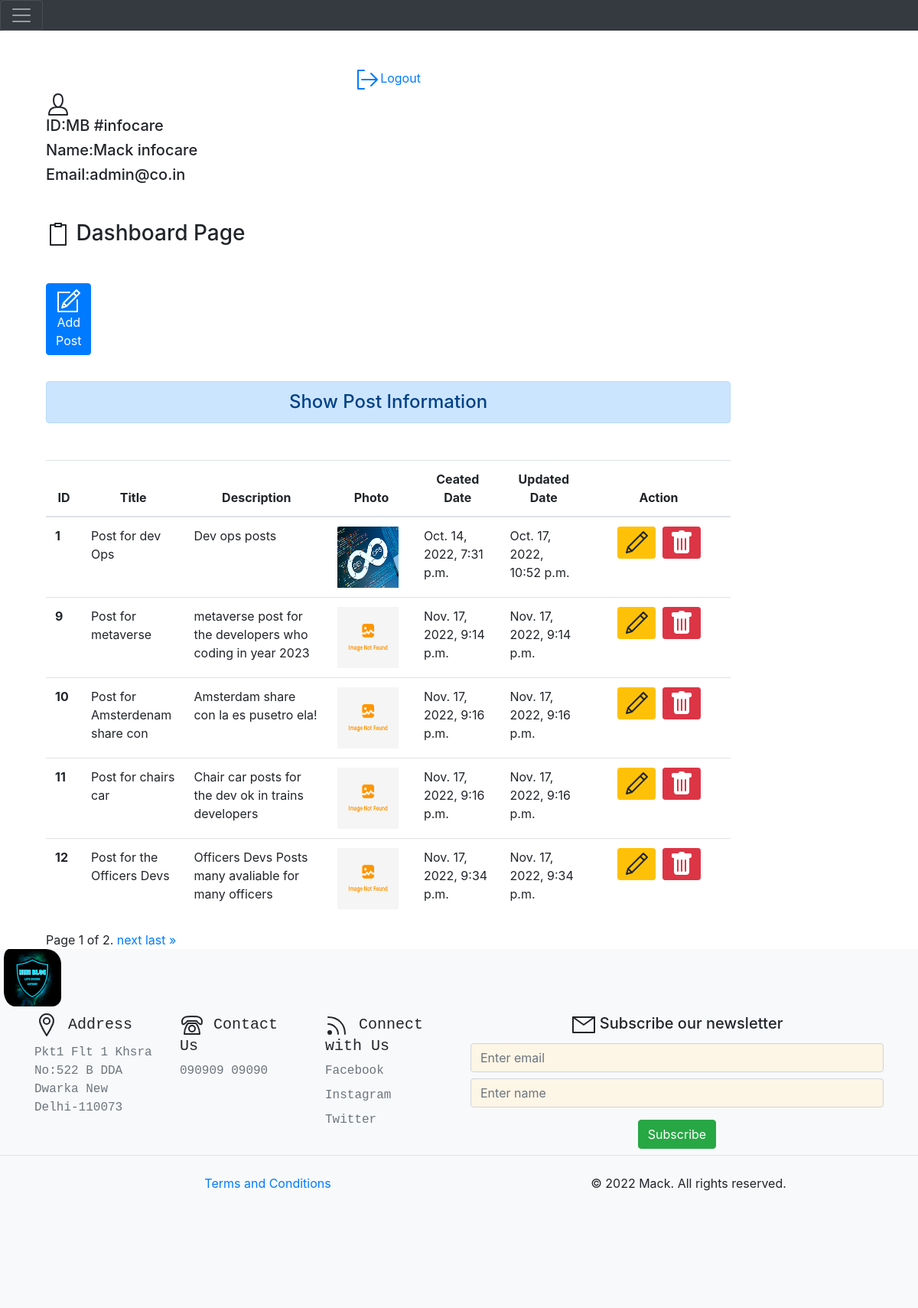
The page /dashboard/ (signed in) on the database its author committed.
### blog/models.py (models this page shows, shortened)
class Post(models.Model):
    title = models.CharField(max_length=500)
    description = models.TextField(max_length=500)
    photo = models.ImageField(upload_to='static/images/',blank=True)
    created_at = models.DateTimeField(auto_now_add=True)
    updated_at = models.DateTimeField(auto_now=True)
    class Meta:
        verbose_name = 'Post'
        verbose_name_plural = 'Post'

class Footer(models.Model):
    address = models.TextField(max_length=500)
    contact = PhoneNumberField(blank=True,null=True)
    facebook_link = models.URLField(blank=True,null=True)
    instagram_link = models.URLField(blank=True,null=True)
    twitter_link = models.URLField(blank=True,null=True)
    class Meta:
        verbose_name = 'Footer'
        verbose_name_plural = 'Footer'

### blog/views.py (the view)
# urls.py: path('dashboard/', views.dashboard, name="dashboard"),
def dashboard(request):
    footer = Footer.objects.filter().first()
    if request.user.is_authenticated:
        posts = Post.objects.all()
        paginator = Paginator(posts, 5)
        page_number = request.GET.get('page')
        page_obj = paginator.get_page(page_number)
        user = request.user
        full_name = user.get_full_name()
        email = user.email
        gps = user.groups.all()
        short_name = user.last_name
        def fun(short_name):
            return('#'+short_name)
        return render(request, 'blog/dashboard.html', {'posts': page_obj, 'full_name': full_name, 'groups': gps, 'email': email, 'page_obj': page_obj,'last_name':fun(short_name),'footer':footer})
    else:
        return HttpResponseRedirect('/login/')

### blog/templates/blog/dashboard.html (shortened to what this page needs)
{% extends 'blog/base.html' %}
{% load  static %}
{% block side %}
<div class="col-sm-10">
  <div align="center">
    <a href="{% url 'logout'%}"><svg id="i-signout" xmlns="http://www.w3.org/2000/svg" viewBox="0 0 32 32" width="32" height="32" fill="none" stroke="currentcolor" stroke-linecap="round" stroke-linejoin="round" stroke-width="2">
      <path d="M28 16 L8 16 M20 8 L28 16 20 24 M11 28 L3 28 3 4 11 4" />
    </svg>Logout</a>
  </div>
  <div class="col-sm-2" style="display: contents;>
    <h4 class="my-5">
    <h5>ID:MB {{last_name}}</h5>
    <h5>Name:{{full_name}}</h5>
    <h5>Email:{{email}}</h5>
  </div>
{% endblock side %}
{% block content%}
    <h3 class="my-5"><svg id="i-clipboard" xmlns="http://www.w3.org/2000/svg" viewBox="0 0 32 32" width="32" height="32" fill="none" stroke="currentcolor" stroke-linecap="round" stroke-linejoin="round" stroke-width="2">
      <path d="M12 2 L12 6 20 6 20 2 12 2 Z M11 4 L6 4 6 30 26 30 26 4 21 4" />
  </svg> Dashboard Page</h3>
    <div class="animate">
    <a href="{% url 'add_post'%}" class="btn btn-primary"><svg id="i-compose" xmlns="http://www.w3.org/2000/svg" viewBox="0 0 32 32" width="32" height="32" fill="none" stroke="currentcolor" stroke-linecap="round" stroke-linejoin="round" stroke-width="2">
      <path d="M27 15 L27 30 2 30 2 5 17 5 M30 6 L26 2 9 19 7 25 13 23 Z M22 6 L26 10 Z M9 19 L13 23 Z" />
  </svg> Add Post</a>
  </div>
  <br></br>
    <h4 class="text-center alert alert-primary my-5">Show Post Information</h4>
    {% if posts %}
    <div style="overflow-x:auto;">
    <table class="table table-hover ">
      <thead>
        <tr class="text-center">
          <th scope="col" style="width:5%">ID</th>
          <th scope="col" style="width:12%">Title</th>
          <th scope="col" style="width:20%">Description</th>
          <th scope="col" style="width:12%">Photo</th>
          <th scope="col" style="width:12%">Ceated Date</th>
          <th scope="col" style="width:12%">Updated Date</th>
          <th scope="col" style="width:20%">Action</th>
        </tr>
      </thead>
      <tbody>
        {% if page_obj %}
        {% for post in posts %}
        <tr>
          <th scope="row">{{post.id}}</th>
          <td>{{post.title}}</td>
          <td>{{post.description}}</td>
          {% if post.photo %}
          <td><img src="{{post.photo.url}}" alt="no image found" height=80 width=80></img></td>
          {% else %}
          <td><img src="/static/images/image_not.png" alt="" height=80 width=80></img></td>
          {% endif %}
          <td>{{post.created_at}}</td>
          <td>{{post.updated_at}}</td>
          <td class="text-center">
            <a href="{% url 'update_post' post.id %}" class="btn btn-warning btn-sm"><svg id="i-edit" xmlns="http://www.w3.org/2000/svg" viewBox="0 0 32 32" width="32" height="32" fill="none" stroke="currentcolor" stroke-linecap="round" stroke-linejoin="round" stroke-width="2">
              <path d="M30 7 L25 2 5 22 3 29 10 27 Z M21 6 L26 11 Z M5 22 L10 27 Z" />
          </svg></a>&nbsp;
            {% if  perms.blog.delete_post %}
            <form action="{% url 'delete' post.id %}" method="post" class="d-inline">
            <button class="btn btn-danger btn-sm"></button>
            </form>
          {% endif %}
          </td>
        </tr>
        {% endfor %}
        {% endif %}
      </tbody>
    </table>
   </div>
<div class="pagination">
  <span class="step-links">
      <span class="current">
          Page {{ page_obj.number }} of {{ page_obj.paginator.num_pages }}.
      </span>
      {% if page_obj.has_next %}
          <a href="?page={{ page_obj.next_page_number }}">next</a>
          <a href="?page={{ page_obj.paginator.num_pages }}">last &raquo;</a>
      {% endif %}
  </span>
</div>
    {% else %}
    <h4 class="text-center alert alert-warning">No Data Found</h4>
    {% endif %}
    </div>
</div>
{% endblock content%}

### blog/templates/blog/base.html (shortened to what this page needs)
<!DOCTYPE html>
{% load static %}
<html lang="en">
<head>
    <link rel="stylesheet" href="{% static  'blog/css/bootstrap.css'%}">
    <link rel="stylesheet" href="{% static  'blog/css/style.css'%}">
</head>
<body>
    {% include 'blog/navbar.html' %}
<br>
<div class="container">
<div class="=col">
    {% block side%}
    {% endblock side%}
    {% block content%}
    {% endblock content%}
</div>
<div class="fluid bg-light ">
    <div>
    {% include 'blog/footer.html' %}
</body>
</html>

### blog/templates/blog/navbar.html (shortened to what this page needs)
    <nav class="navbar navbar-dark bg-dark" style="padding: inherit;">
      <button class="navbar-toggler" type="button" data-toggle="collapse" data-target="#navbarToggleExternalContent" aria-controls="navbarToggleExternalContent" aria-expanded="false" aria-label="Toggle navigation">
        <span class="navbar-toggler-icon"></span>
      </button>
    </nav>

### blog/templates/blog/footer.html (shortened to what this page needs)
{% load static %}
<footer>
<div align="left">
<a href="/"><img src="/static/blog/css/images/Blue Neon gaming avatar logo.ico" alt="no image" style="width:80px; padding-left:5px; border-radius: 12px 20px;"></img></a>
<div>
<div class="container">
    <footer class="py-2">
      <div class="row" style="place-content: center;">
        <div class="col-6 col-md-2 mb-3" style="font-family: Lucida Console, Courier New, monospace;">
          <h5> Address</h5>
            <li <address class="nav-link p-0 text-muted" style="font-family: Lucida Console, Courier New, monospace;">{{footer.address}}</address></li>
        </div>
        <div class="col-6 col-md-2 mb-3" style="font-family: Lucida Console, Courier New, monospace;">
          <h5> Contact Us </h5>
          <ol class="nav flex-column" style="font-family: Lucida Console, Courier New, monospace;">
            <li class="nav-item mb-2"><p class="nav-link p-0 text-muted">{{footer.contact}}</p></li>
          </ol>
        </div>
        <div class="col-6 col-md-2 mb-3" style="font-family: Lucida Console, Courier New, monospace;">
          <h5><svg id="i-feed" xmlns="http://www.w3.org/2000/svg" viewBox="0 0 32 32" width="32" height="32" fill="none" stroke="currentcolor" stroke-linecap="round" stroke-linejoin="round" stroke-width="2">
            <circle cx="6" cy="26" r="2" fill="currentColor" />
            <path d="M4 15 C11 15 17 21 17 28 M4 6 C17 6 26 15 26 28" />
        </svg> Connect with Us </h5>
          <ul class="nav flex-column">
            <li class="nav-item mb-2" style="font-family: Lucida Console, Courier New, monospace;"><a href="{{footer.facebook_link}}" class="nav-link p-0 text-muted">Facebook </a></li>
            <li class="nav-item mb-2" style="font-family: Lucida Console, Courier New, monospace"><a href="{{footer.instagram_link}}" class="nav-link p-0 text-muted">Instagram</a></li>
            <li class="nav-item mb-2" style="font-family: Lucida Console Courier New, monospace"><a href="{{footer.twitter_link}}" class="nav-link p-0 text-muted">Twitter</a></li>
          </ul>
        </div>
        <div class="col-lg-6 col-md-6" style="display: block;">
        <form enctype="multipart/form-data" method="POST" style="text-align: center;">
            <div class="form-group">
                <h5><svg id="i-mail" xmlns="http://www.w3.org/2000/svg" viewBox="0 0 32 32" width="32" height="32" fill="none" stroke="currentcolor" stroke-linecap="round" stroke-linejoin="round" stroke-width="2">
              <path d="M2 26 L30 26 30 6 2 6 Z M2 6 L16 16 30 6" />
          </svg> Subscribe our newsletter</h5>
                <input type="email" class="form-control"  id="userEmail" placeholder="Enter email" required>
                <input type="text" class="form-control mt-2" id="userName" placeholder="Enter name" required>
            </div>
             <button type="submit" id="submit" class="btn btn-success">Subscribe</button>
        </form>
    </div>
</body>
</html>
      <div class="d-flex flex-column flex-sm-row justify-content-between py-4  border-top " align="center" style="height: 200px;">
        <div class="col-md-5 offset-md-1 mb-3">
          <a href="{% url 'terms'%}" class="col-6 col-md-2 mb-3">Terms and Conditions</a>
      </div>
        <p>&copy; 2022 Mack. All rights reserved.</p>
      </div>
    </body>
  </html>

### blog/static/blog/css/style.css (style rules this page uses)
.form-control, .form-control:focus { background-color: oldlace; }

### blog/templates/blog/dashboard.html (style rules this page uses)
.animate { height: 32px; width: 32px; transition: width 2s; }

### rows shown on the page
Post: id "1", title "Post for dev Ops", description "Dev ops posts", photo (picture), created_at "Oct. 14, 2022, 7:31 p.m.", updated_at "Oct. 17, 2022, 10:52 p.m."
Post: id "9", title "Post for metaverse", description "metaverse post for the developers who coding in year 2023", created_at "Nov. 17, 2022, 9:14 p.m.", updated_at "Nov. 17, 2022, 9:14 p.m."
Post: id "10", title "Post for Amsterdenam share con", description "Amsterdam share con la es pusetro ela!", created_at "Nov. 17, 2022, 9:16 p.m.", updated_at "Nov. 17, 2022, 9:16 p.m."
Post: id "11", title "Post for chairs car", description "Chair car posts for the dev ok in trains developers", created_at "Nov. 17, 2022, 9:16 p.m.", updated_at "Nov. 17, 2022, 9:16 p.m."
Post: id "12", title "Post for the Officers Devs", description "Officers Devs Posts many avaliable for many officers", created_at "Nov. 17, 2022, 9:34 p.m.", updated_at "Nov. 17, 2022, 9:34 p.m."
Footer: address "Pkt1 Flt 1 Khsra No:522 B DDA Dwarka New Delhi-110073", contact "090909 09090"

### other values the page prints
{{ last_name }} "#infocare"
{{ full_name }} "Mack infocare"
{{ email }} "admin@co.in"
{{ page_obj.number }} "1"
{{ page_obj.paginator.num_pages }} "2"
